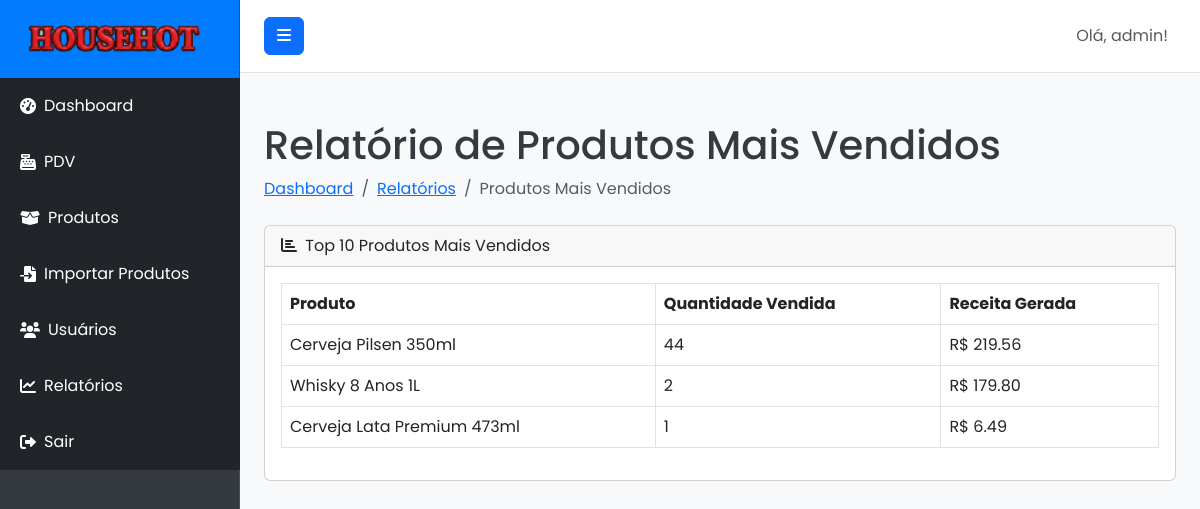
/reports/top_products (signed in), run on an earlier commit of the app's database.
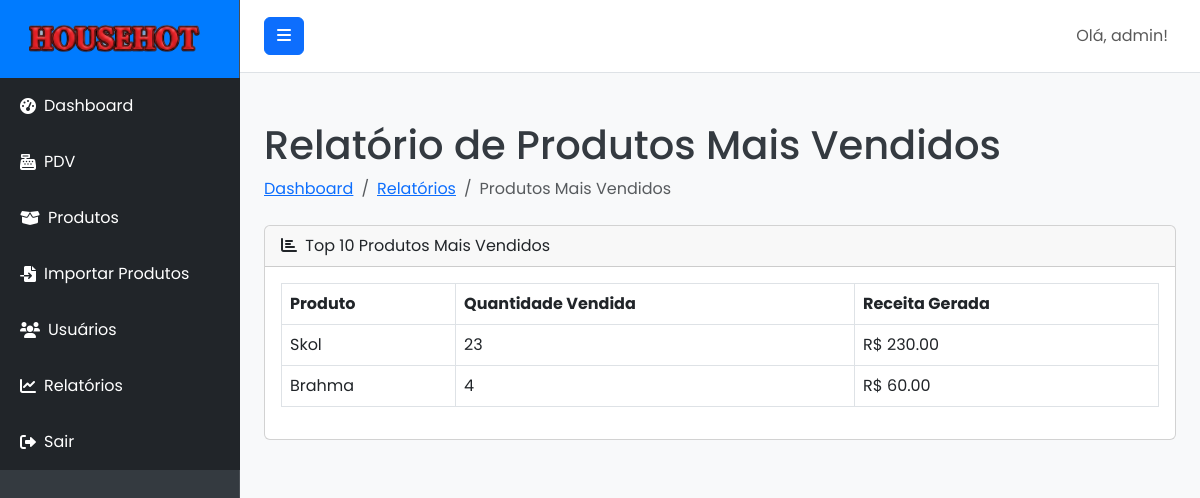
And on a later commit of the database.
### models.py (models this page shows, shortened)
class User(UserMixin, db.Model):
    id = db.Column(db.Integer, primary_key=True)
    username = db.Column(db.String(80), unique=True, nullable=False)
    email = db.Column(db.String(120), unique=True, nullable=False)
    password_hash = db.Column(db.String(128), nullable=False)
    role = db.Column(db.String(20), default='user', nullable=False) # 'admin' ou 'user'
    sales = db.relationship('Sale', backref='operator', lazy=True) # Relação com vendas
    def is_admin(self):
        return self.role == 'admin'

class Product(db.Model):
    id = db.Column(db.Integer, primary_key=True)
    name = db.Column(db.String(100), nullable=False)
    description = db.Column(db.Text, nullable=True)
    price = db.Column(db.Float, nullable=False)
    stock = db.Column(db.Integer, nullable=False, default=0)
    barcode = db.Column(db.String(50), unique=True, nullable=True)
    return_alert_days = db.Column(db.Integer, nullable=True, default=None) # Pode ser nulo se não houver alerta

### routes.py (the view)
@main_bp.route('/reports/top_products', methods=['GET'])
@admin_required
def top_products_report():
    top_products = db.session.query(
        Product.name,
        func.sum(SaleItem.quantity).label('total_quantity_sold'),
        func.sum(SaleItem.quantity * SaleItem.price_at_sale).label('total_revenue_generated')
    ).join(SaleItem).group_by(Product.name).order_by(func.sum(SaleItem.quantity).desc()).limit(10).all()
    return render_template('reports_top_products.html', top_products=top_products)

### routes.py (called while the page is built)
def admin_required(f):
    @wraps(f)
    @login_required
    def decorated_function(*args, **kwargs):
        if not current_user.is_admin():
            flash('Você não tem permissão para acessar esta página.', 'danger')
            return redirect(url_for('main.dashboard'))
        return f(*args, **kwargs)
    return decorated_function

### templates/reports_top_products.html (shortened to what this page needs)
{% extends "base.html" %}
{% block content %}
<div class="container-fluid">
    <h1 class="mt-4">Relatório de Produtos Mais Vendidos</h1>
    <ol class="breadcrumb mb-4">
        <li class="breadcrumb-item"><a href="{{ url_for('main.dashboard') }}">Dashboard</a></li>
        <li class="breadcrumb-item"><a href="{{ url_for('main.reports') }}">Relatórios</a></li>
        <li class="breadcrumb-item active">Produtos Mais Vendidos</li>
    </ol>
    <div class="card mb-4">
        <div class="card-header">
            <i class="fas fa-chart-bar me-1"></i>
            Top 10 Produtos Mais Vendidos
        </div>
        <div class="card-body">
            {% if top_products %}
            <div class="table-responsive">
                <table class="table table-bordered" id="topProductsTable" width="100%" cellspacing="0">
                    <thead>
                        <tr>
                            <th>Produto</th>
                            <th>Quantidade Vendida</th>
                            <th>Receita Gerada</th>
                        </tr>
                    </thead>
                    <tbody>
                        {% for product in top_products %}
                        <tr>
                            <td>{{ product.name }}</td>
                            <td>{{ product.total_quantity_sold }}</td>
                            <td>R$ {{ "%.2f"|format(product.total_revenue_generated) }}</td>
                        </tr>
                        {% endfor %}
                    </tbody>
                </table>
            </div>
            {% else %}
            <p>Nenhum produto encontrado ou dados de venda insuficientes para gerar o relatório.</p>
            {% endif %}
        </div>
    </div>
</div>
{% endblock %}

### templates/base.html (shortened to what this page needs)
<!DOCTYPE html>
<html lang="pt-br">
<head>
    <link href="https://cdn.jsdelivr.net/npm/bootstrap@5.3.0/dist/css/bootstrap.min.css" rel="stylesheet">
    <link rel="stylesheet" href="https://cdnjs.cloudflare.com/ajax/libs/font-awesome/6.0.0-beta3/css/all.min.css">
    <link rel="stylesheet" href="{{ url_for('static', filename='css/style.css') }}">
</head>
<body>
    <div class="d-flex" id="wrapper">
        <div class="bg-dark border-right" id="sidebar-wrapper">
            <div class="sidebar-heading text-white text-center py-4 fs-4 fw-bold">
                <img src="{{ url_for('static', filename='img/logo.png') }}" alt="Logo" class="me-2" style="height: 30px;">
            </div>
            <div class="list-group list-group-flush">
                <a href="{{ url_for('main.dashboard') }}" class="list-group-item list-group-item-action bg-dark text-white">
                    <i class="fas fa-tachometer-alt me-2"></i> Dashboard
                </a>
                <a href="{{ url_for('main.pdv') }}" class="list-group-item list-group-item-action bg-dark text-white">
                    <i class="fas fa-cash-register me-2"></i> PDV
                </a>
                {% if current_user.is_authenticated and current_user.is_admin() %}
                <a href="{{ url_for('main.products') }}" class="list-group-item list-group-item-action bg-dark text-white">
                    <i class="fas fa-box-open me-2"></i> Produtos
                </a>
                <a href="{{ url_for('main.import_products') }}" class="list-group-item list-group-item-action bg-dark text-white">
                    <i class="fas fa-file-import me-2"></i> Importar Produtos
                </a>
                <a href="{{ url_for('main.users') }}" class="list-group-item list-group-item-action bg-dark text-white">
                    <i class="fas fa-users me-2"></i> Usuários
                </a>
                <a href="{{ url_for('main.reports') }}" class="list-group-item list-group-item-action bg-dark text-white">
                    <i class="fas fa-chart-line me-2"></i> Relatórios
                </a>
                {% endif %}
                <a href="{{ url_for('main.logout') }}" class="list-group-item list-group-item-action bg-dark text-white">
                    <i class="fas fa-sign-out-alt me-2"></i> Sair
                </a>
            </div>
        </div>
        <div id="page-content-wrapper">
            <nav class="navbar navbar-expand-lg navbar-light bg-light border-bottom">
                <button class="btn btn-primary" id="menu-toggle">
                    <i class="fas fa-bars"></i>
                </button>
                <div class="collapse navbar-collapse" id="navbarSupportedContent">
                    <ul class="navbar-nav ms-auto mt-2 mt-lg-0">
                        <li class="nav-item active">
                            <a class="nav-link" href="#">Olá, {{ current_user.username }}!</a>
                        </li>
                    </ul>
                </div>
            </nav>
            <div class="container-fluid py-4">
                {% block content %}{% endblock %}
            </div>
        </div>
    </div>
</body>
</html>

### static/css/style.css (style rules this page uses)
:root { --primary-color: #007bff; --secondary-color: #28a745; --info-color: #17a2b8; --warning-color: #ffc107; --danger-color: #dc3545; --background-light: #f8f9fa; --text-dark: #343a40; --text-light: #ffffff; --sidebar-bg: #343a40; --sidebar-link-hover: #0056b3; --sidebar-header-bg: var(--primary-color); --navbar-bg: #ffffff; --navbar-border-bottom: #e0e0e0; --card-bg: #ffffff; --card-shadow: 0 0.125rem 0.25rem rgba(0, 0, 0, 0.075); --login-bg-gradient-start: #007bff; --login-bg-gradient-end: #0056b3; --login-card-bg: rgba(255, 255, 255, 0.95); --login-card-shadow: 0 10px 25px rgba(0, 0, 0, 0.2); }
body { font-family: 'Poppins', sans-serif; background-color: var(--background-light); color: var(--text-dark); margin: 0; overflow-x: hidden; }
#wrapper { display: flex; width: 100%; align-items: stretch; }
#sidebar-wrapper { min-height: 100vh; width: 15rem; margin-left: 0; transition: margin .25s ease-out; background-color: var(--sidebar-bg) !important; border-right: 1px solid rgba(255, 255, 255, 0.1); flex-shrink: 0; }
#sidebar-wrapper .sidebar-heading { padding: 1.5rem 1.25rem; background-color: var(--sidebar-header-bg); display: flex; align-items: center; justify-content: center; }
#sidebar-wrapper .list-group { width: 15rem; }
#sidebar-wrapper .list-group-item { border: none; padding: 1rem 1.25rem; color: rgba(255, 255, 255, 0.7); background-color: transparent; text-decoration: none; display: flex; align-items: center; }
#page-content-wrapper { flex: 1; min-width: 0; width: 100%; }
.navbar { padding: 1rem 1.5rem; background-color: var(--navbar-bg) !important; border-bottom: 1px solid var(--navbar-border-bottom); }

What changed in the data, as far as the page shows it:
removed Product: name "Whisky 8 Anos 1L", total_quantity_sold "2", total_revenue_generated "179.80"
changed Product: name "Cerveja Pilsen 350ml" → "Skol"; total_quantity_sold "44" → "23"; total_revenue_generated "219.56" → "230.00"
changed Product: name "Cerveja Lata Premium 473ml" → "Brahma"; total_quantity_sold "1" → "4"; total_revenue_generated "6.49" → "60.00"
